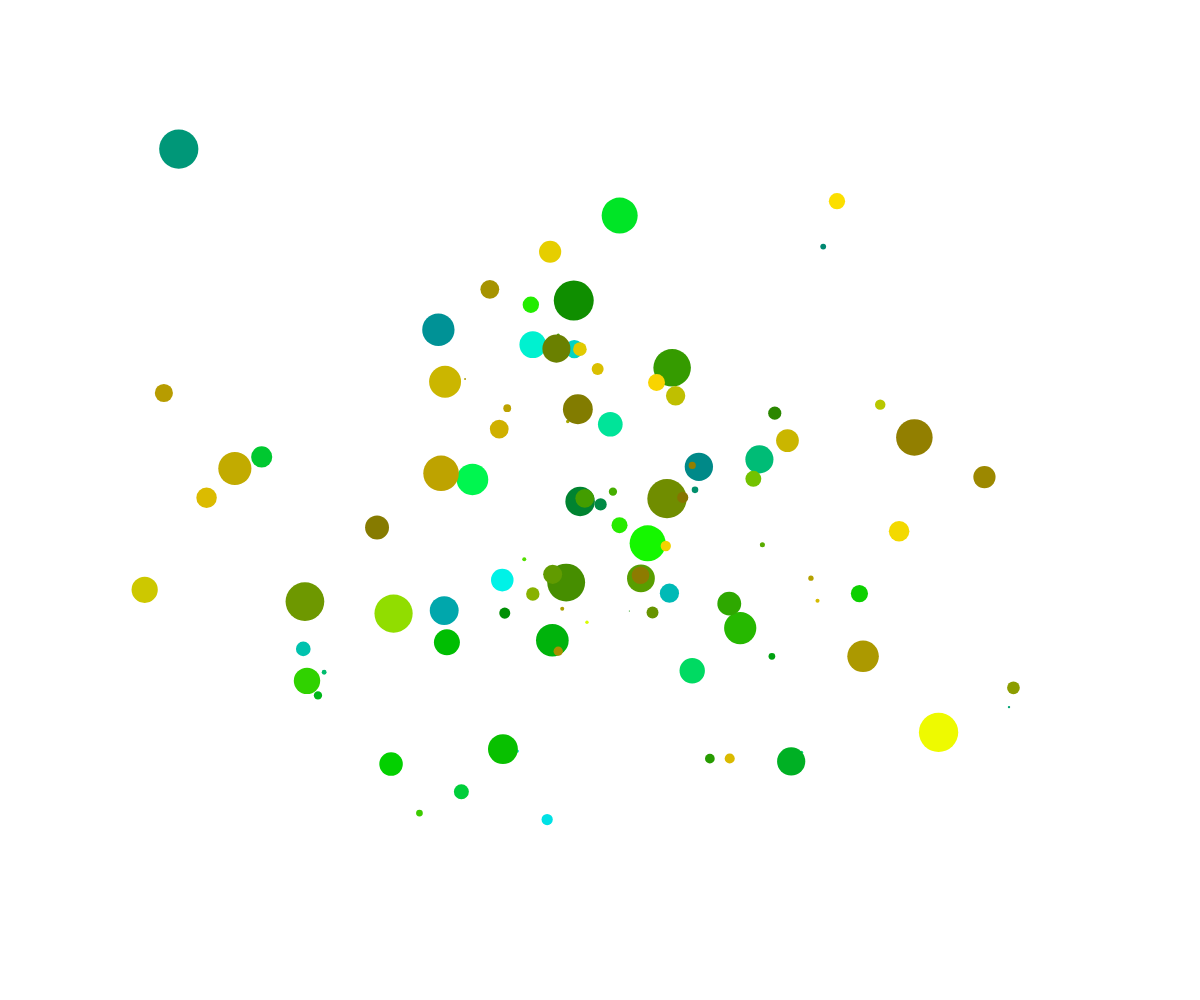
Frame 1 (no input)
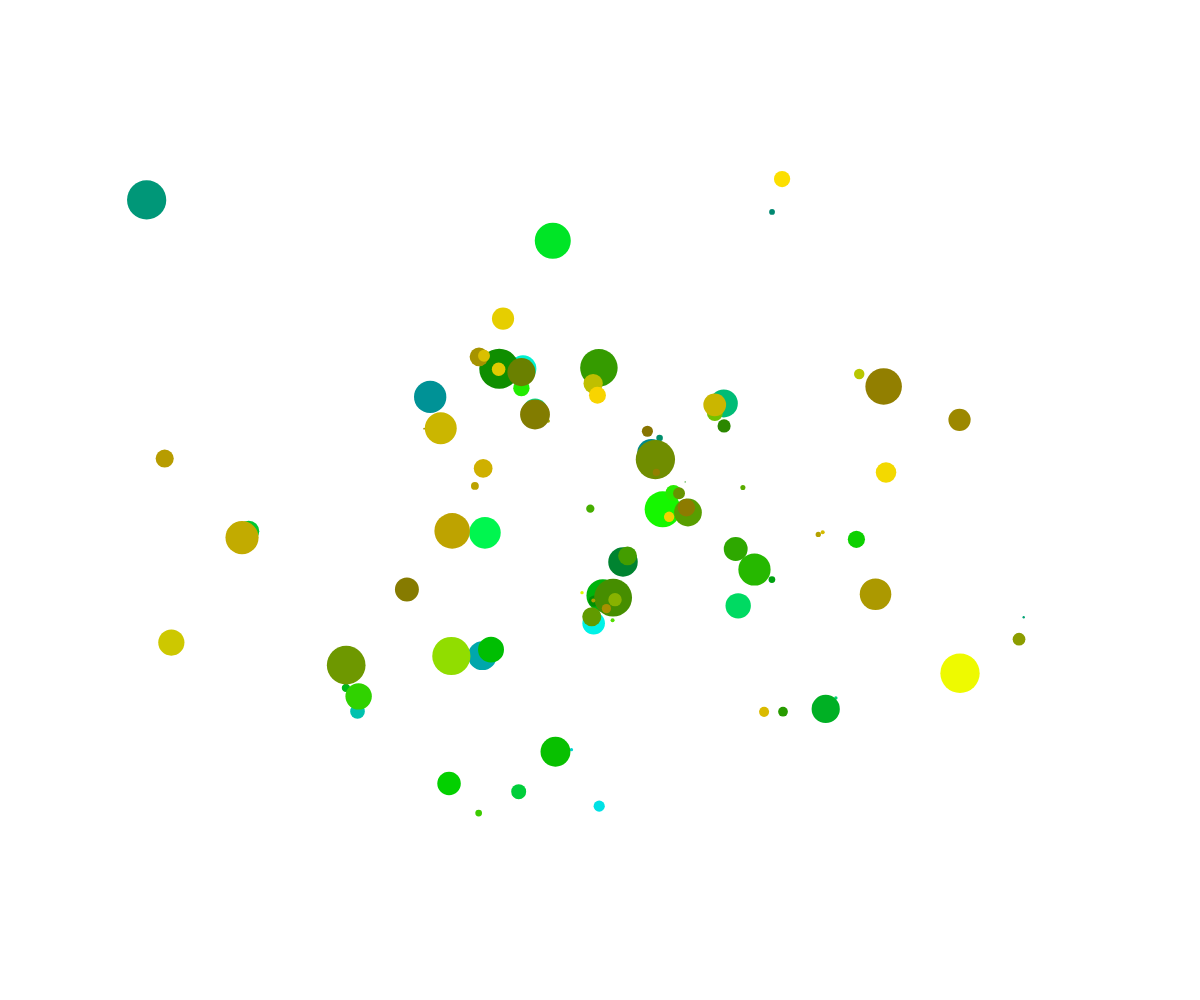
Frame 60 (no input)
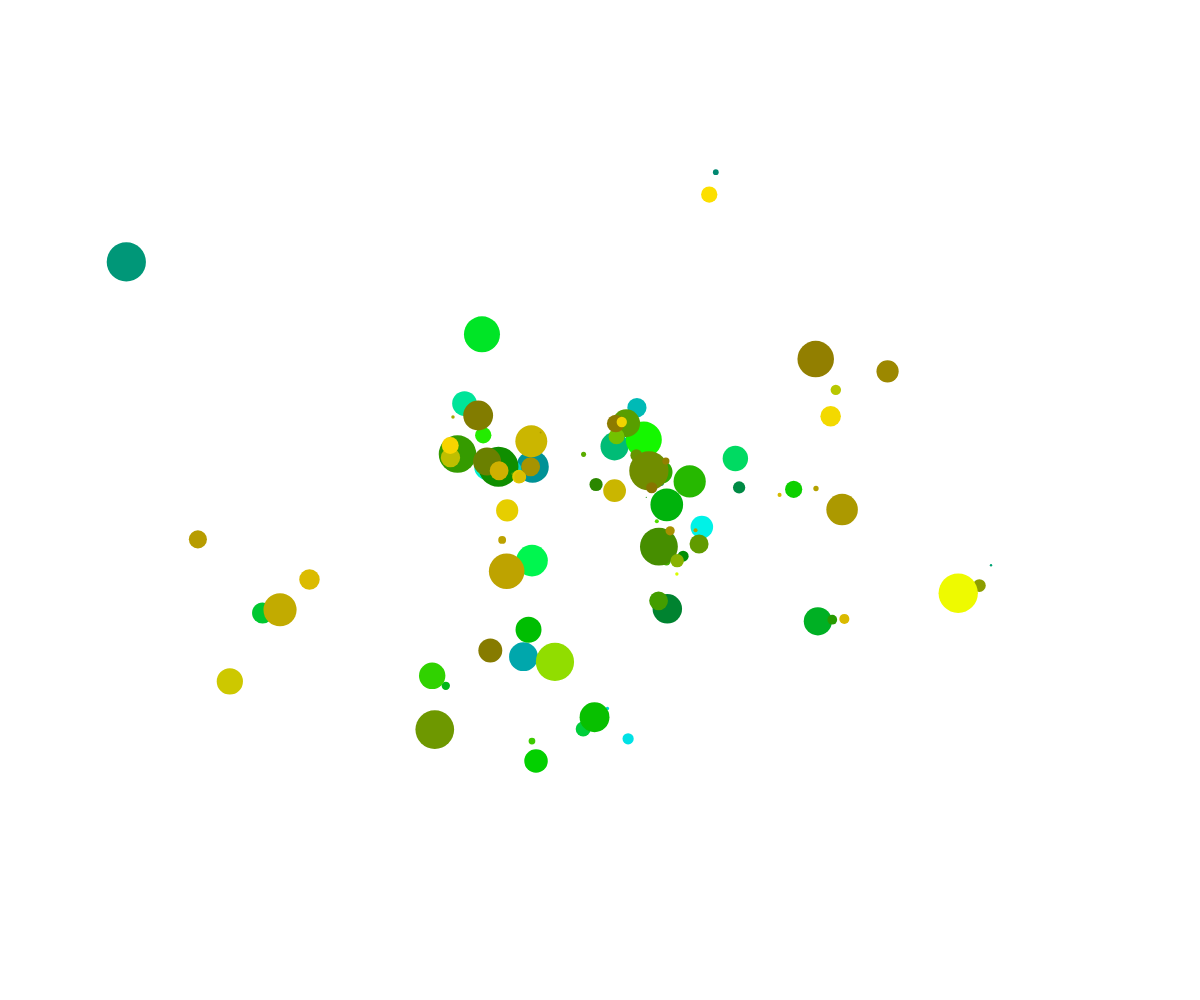
Frame 120 (the mouse pressed at the canvas centre since frame 60)

The p5.js sketch that drew these frames (run headless with seeded random() and noise() and a simulated clock; from frame 60 on, the mouse is pressed at the canvas centre):

// p5.js sketch
// ── sketch.js
const gridSize = 50;
const numPoints = 100;
const points = [];
const maxForce = 1;
const maxSpeed = 100;
const maxSpeedSq = Math.pow(maxSpeed,2);
const noiseScale = 3;
const timeScale = .005;
let time = 0;
const numDraws = 1;
const massScale = Math.pow(10, 10);
const G = 6.674 * Math.pow(10, -11);
function setup() {
  createCanvas(innerWidth, innerHeight);
  colorMode(HSB);
  const xmean = width/2;
  const xsd = width/2/3;
  const ymean = height/2;
  const ysd = height/2/3;
  
  const mid = createVector(width/2,height/2);
  for(let i=0;i<numPoints;i++) {
    const hue = uniformNoise(i*.005)*360;
    const size = random(1,40);
    const pos = createVector(randomGaussian(xmean,xsd), randomGaussian(ymean,ysd));
    const diff = p5.Vector.sub(mid,pos);
    const a = atan2(diff.y, diff.x)+PI/2;
    points.push({pos, vel:createVector(cos(a),sin(a)),
                col: color(hue,100,random(50,100)), size, mass: size*massScale});
  }
  noStroke();
}

function uniformNoise(x) {
  return (1.5*noise(x))-.5;
}

function draw() {
  background(100, 1);
  for (let i=0;i<numDraws;i++) {
    time += timeScale;
    for(const p of points) {
      const {pos,vel,col, mass, size} = p;
      fill(col);
      circle(pos.x,pos.y, size);
      for(const o of points) {
        const {pos:opos, mass:omass, size:osize} = o;
        const diff = p5.Vector.sub(opos, pos);
        const touchdistsq = Math.pow(size/2+osize/2,2);
        let r2 = diff.magSq();
        if(r2<touchdistsq) continue;
        const acc = G*(omass/r2);
        diff.setMag(acc);
        vel.add(diff);
        vel.limit(maxSpeed);
      }
    }
    for(const p of points) {
      const {pos,vel} = p;
      pos.add(vel);
      if(pos.x > width || pos.x < 0) vel.x *=-.9;
      if(pos.y > height || pos.y < 0) vel.y *=-.9;
    }
  }
}
